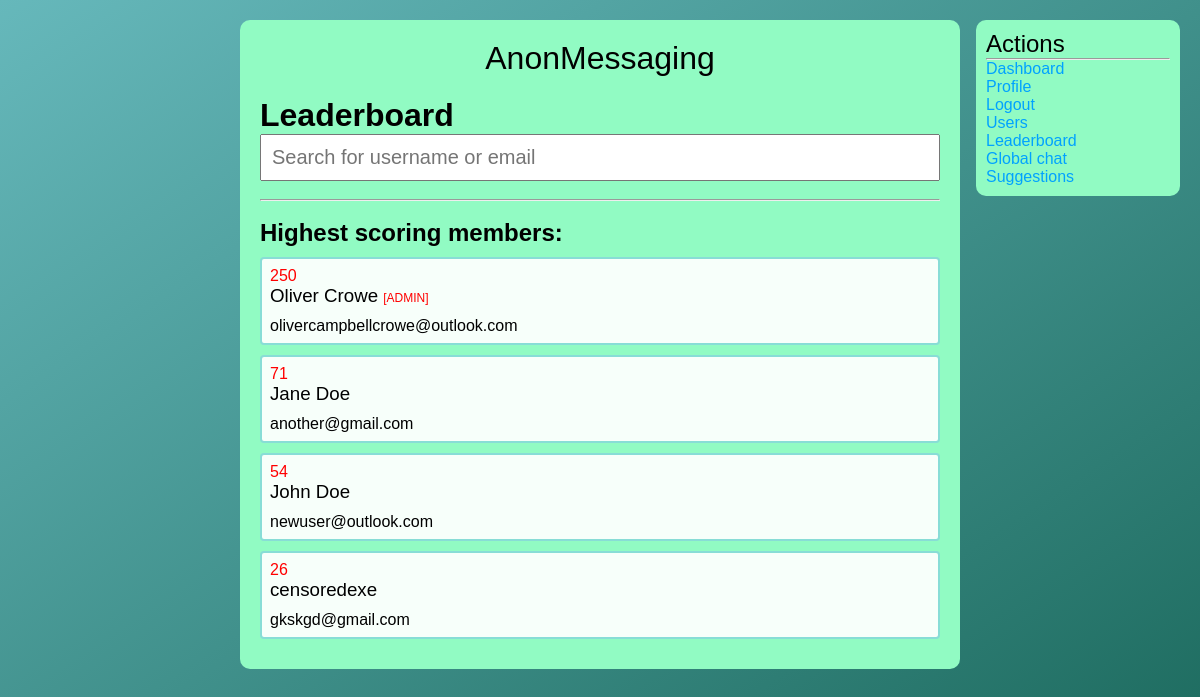
/leaderboard/index.php (signed in), run on the app's committed database.
### tables this page shows
CREATE TABLE `users` (
  `user_id` int(11) NOT NULL,
  `user_name` varchar(256) NOT NULL,
  `user_email` varchar(256) NOT NULL,
  `user_password` varchar(256) NOT NULL,
  `user_bio` longtext NOT NULL,
  `user_pfp` varchar(256) NOT NULL,
  `user_type` varchar(256) NOT NULL,
  `user_points` int(11) NOT NULL
);

### leaderboard/index.php (the view, shortened to what this page needs)
<?php
    include_once "../includes/functions.php";
?>
<!DOCTYPE html>
<html lang="en">
<head>
    <link href="../css/style.css" rel="stylesheet">
</head>
<body>
    <div class="main-column">
    <a style="color: #000;text-align:center;" href="../"><h1 style="font-weight:100;margin-bottom:20px;">AnonMessaging</h1></a>
    <h1>Leaderboard</h1>
        <form method="GET" action="search.php">
            <input class="search-bar" type="search" name="search" placeholder="Search for username or email" required>
        </form>
        <br><hr><br>
        <h2>Highest scoring members:</h2>
        <?php
            $sql = "SELECT * FROM `users` ORDER BY `user_points` DESC LIMIT 100";
            $result = mysqli_query($conn, $sql);
            while($row = mysqli_fetch_assoc($result)){
                if($row['user_type'] == "admin"){
                    $admin = True;
                }else {
                    $admin = False;
                }
                ?>
                <a style="color: #000;" href="../profile/index.php?id=<?php echo $row['user_id']; ?>">
                <div class="user_div">
                <p style="color:red;"><?php echo $row['user_points']; ?></p>
                    <h3><?php echo $row['user_name']; if($admin==True){echo " <span style='color:red;font-size:12px;'>[ADMIN]</span>";} ?></h3>
                    <p style="margin-top:10px;"><?php echo $row['user_email']; ?></p>
                </div>
                <?php
            }
        ?>
        <div class="right-column">
            <h2 style="font-weight:300;">Actions</h2>
            <hr>
            <ul>
            <li><a href="../">Dashboard</a></li>
                <li><a href="../profile/index.php?id=<?php echo $_SESSION['user_id']; ?>">Profile</a></li>
                <li><a href="../logout">Logout</a></li>
                <li><a href="../users/index.php">Users</a></li>
                <li><a href="../leaderboard/">Leaderboard</a></li>
                <li><a href="../global/">Global chat</a></li>
                <li><a href="../suggestions/">Suggestions</a></li>
            </ul>
        </div>
    </div>
</body>
</html>

### css/style.css (style rules this page uses)
* { -webkit-box-sizing: border-box; box-sizing: border-box; padding: 0; margin: 0; }
body { font-family: sans-serif; background-attachment: fixed; background-size: cover; background-image: -webkit-gradient(linear, left top, right bottom, from(#66b8bb), to(#1b695c)); background-image: linear-gradient(to bottom right, #66b8bb, #1b695c); background-position: center; }
a { color: #00a2ff; text-decoration: none; }
h3 { font-weight: 100; }
.main-column { width: 60%; margin: 20px auto; padding: 20px; height: 100%; border-radius: 10px; background-color: #91fbc3; -webkit-box-sizing: border-box; box-sizing: border-box; }
.right-column { -webkit-box-sizing: border-box; box-sizing: border-box; position: fixed; right: 20px; top: 20px; width: 17%; background-color: #91fbc3; border-radius: 10px; padding: 10px; }
.right-column ul li { list-style: none; }
.search-bar { padding: 10px; width: 100%; font-size: 20px; }
.user_div { width: 100%; margin: 10px auto; background-color: rgba(255, 255, 255, 0.925); border-radius: 4px; padding: 8px; border: 2px solid #88ddd6; }

### data on the page
users: user_points "250", user_name "Oliver Crowe", user_type "[ADMIN]", user_email "olivercampbellcrowe@outlook.com"
users: user_points "71", user_name "Jane Doe", user_email "another@gmail.com"
users: user_points "54", user_name "John Doe", user_email "newuser@outlook.com"
users: user_points "26", user_name "censoredexe", user_email "gkskgd@gmail.com"
